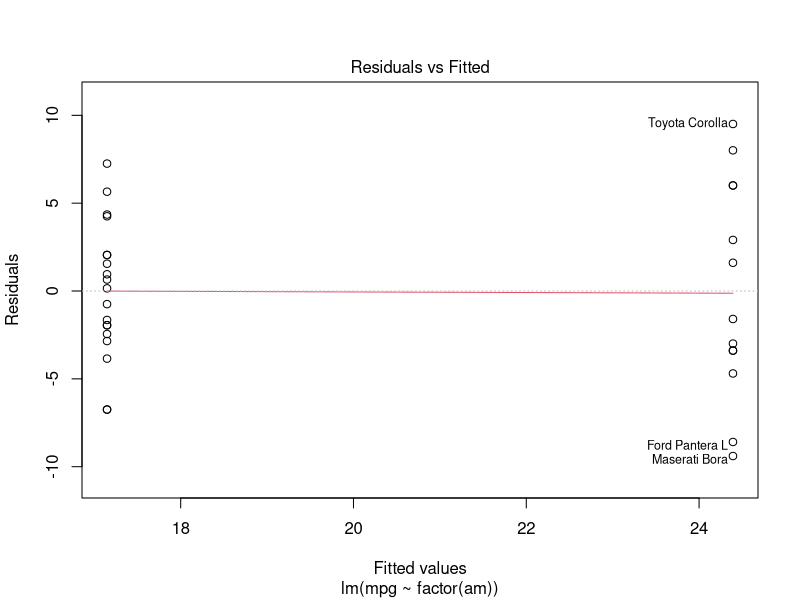
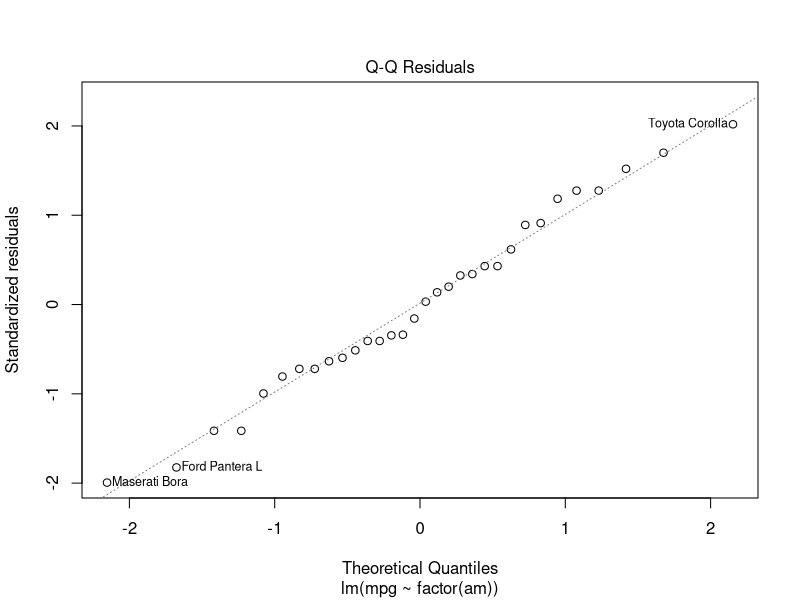
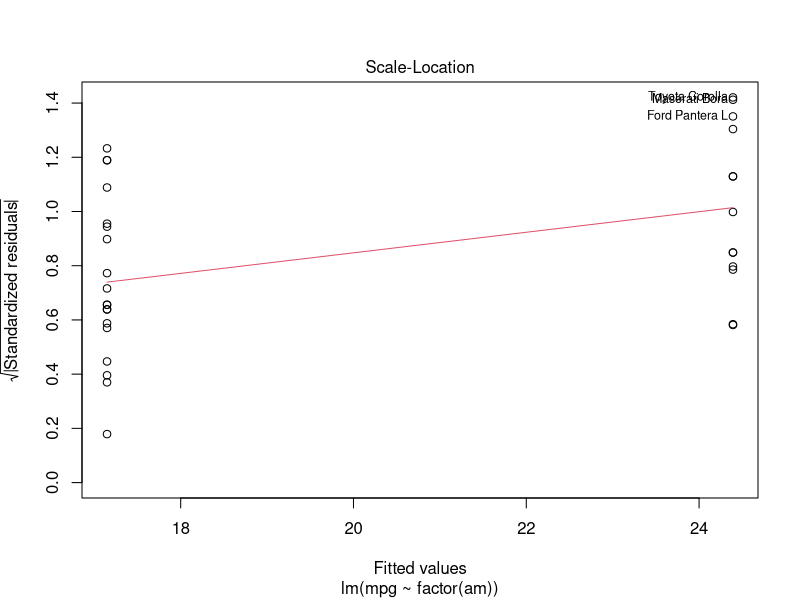
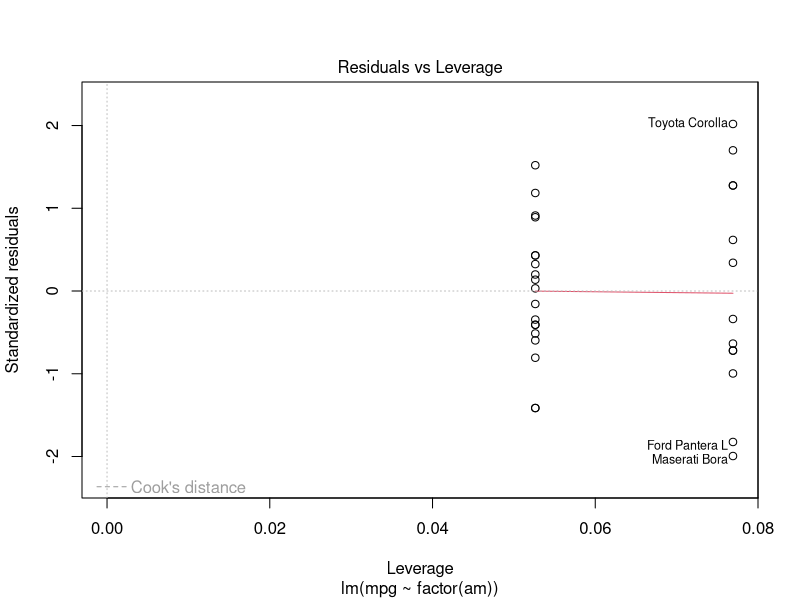
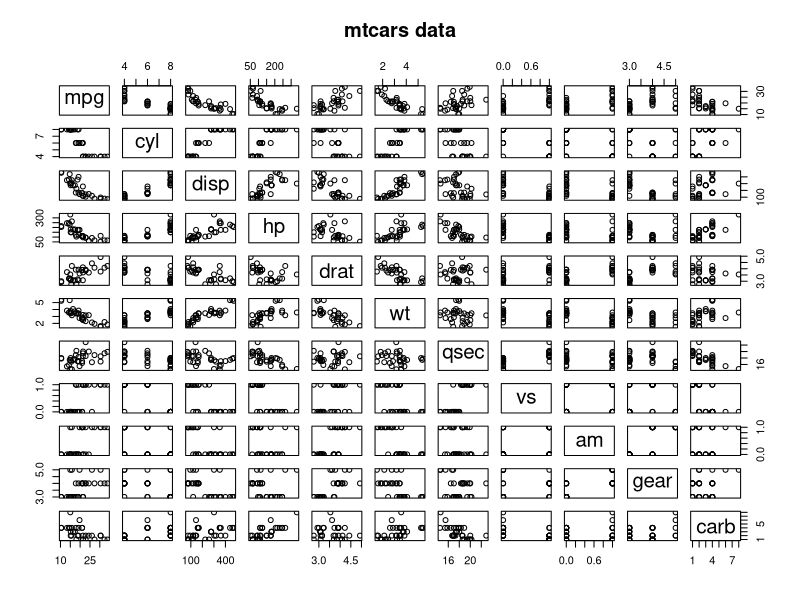
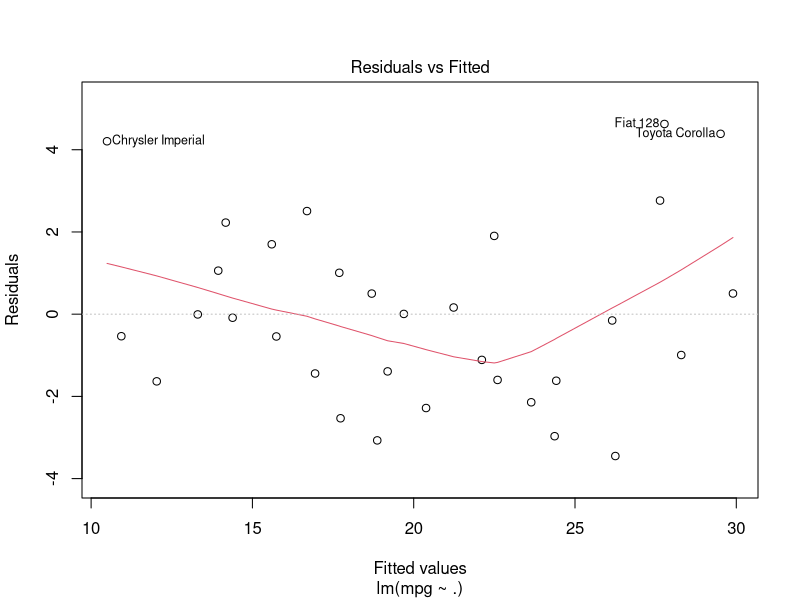
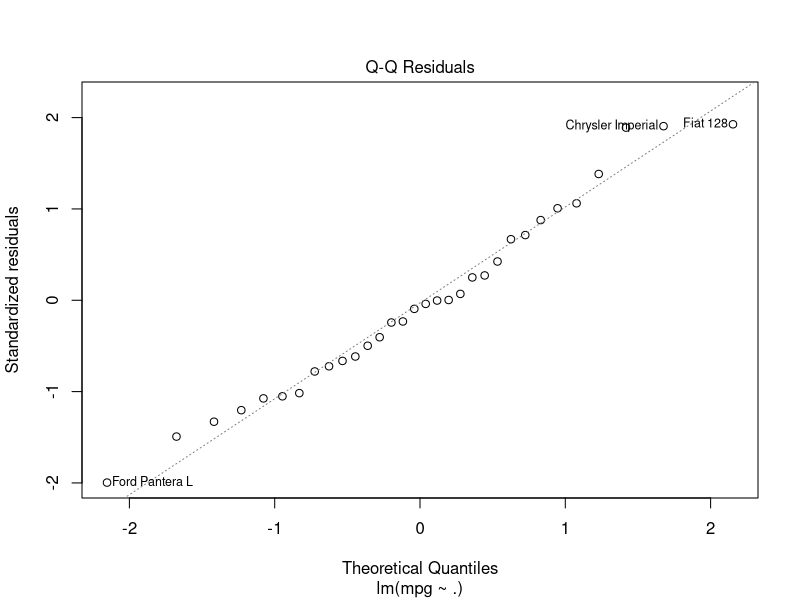
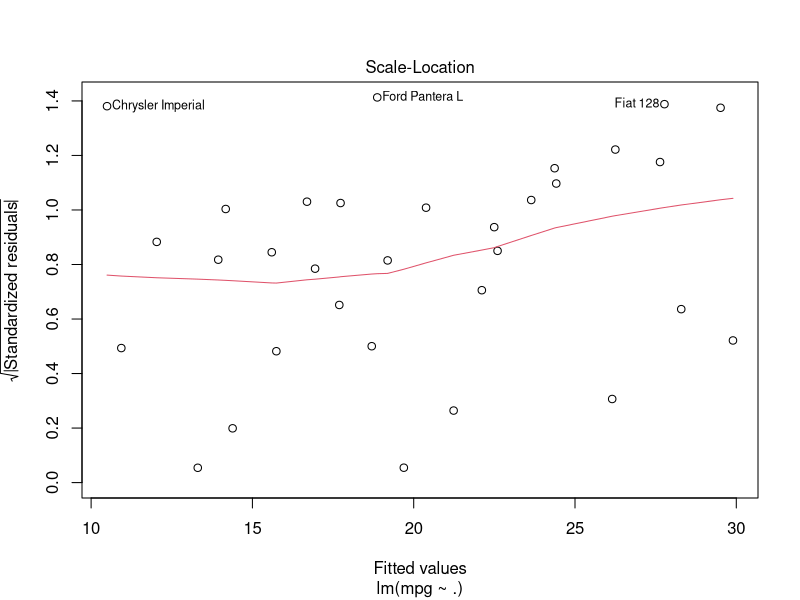

The R source for these figures, in order:
## ---- chunk 1
summary(mtcars)
str(mtcars)

fit <- lm(mpg~factor(am),data=mtcars)
summary(fit)
plot(fit)

pairs(mtcars, main = "mtcars data")

fit2 <- lm(mpg~.,data=mtcars)
summary(fit2)
plot(fit2)

fit3 <- lm(mpg~wt+qsec+am+hp+disp,data=mtcars)
summary(fit3)
par(mfrow=c(2,2))
plot(fit3)
library(car)
vif(fit3)
## ---- chunk 2
library(leaps)
regfit.full=regsubsets(mpg~.,data=mtcars)
summary(regfit.full)
## ---- chunk 3
regfit.full=regsubsets(mpg~.,data=mtcars, nvmax=10)
reg.summary=summary(regfit.full)
names(reg.summary)
plot(reg.summary$bic,xlab="Number of Variables",ylab="Cp")
which.min(reg.summary$adjr2)
points(10,reg.summary$cp[10],pch=20,col="red")
## ---- chunk 4
plot(regfit.full,scale="Cp")
coef(regfit.full,10)
